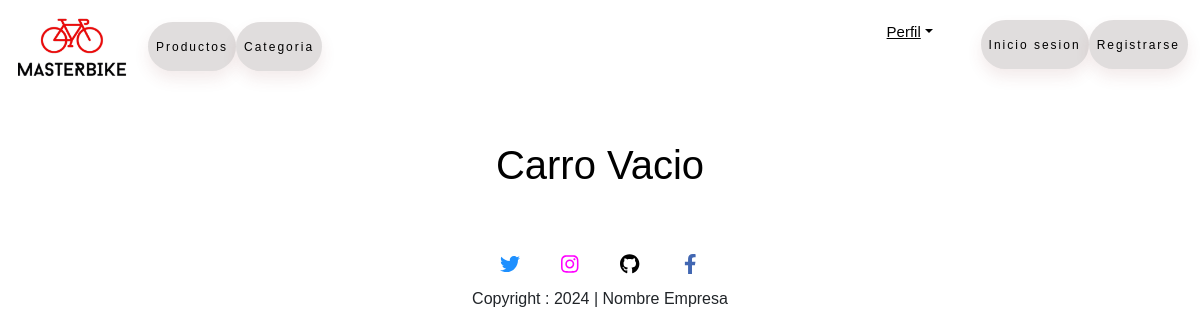
The page /cart/ (signed in) on the database as committed earlier.
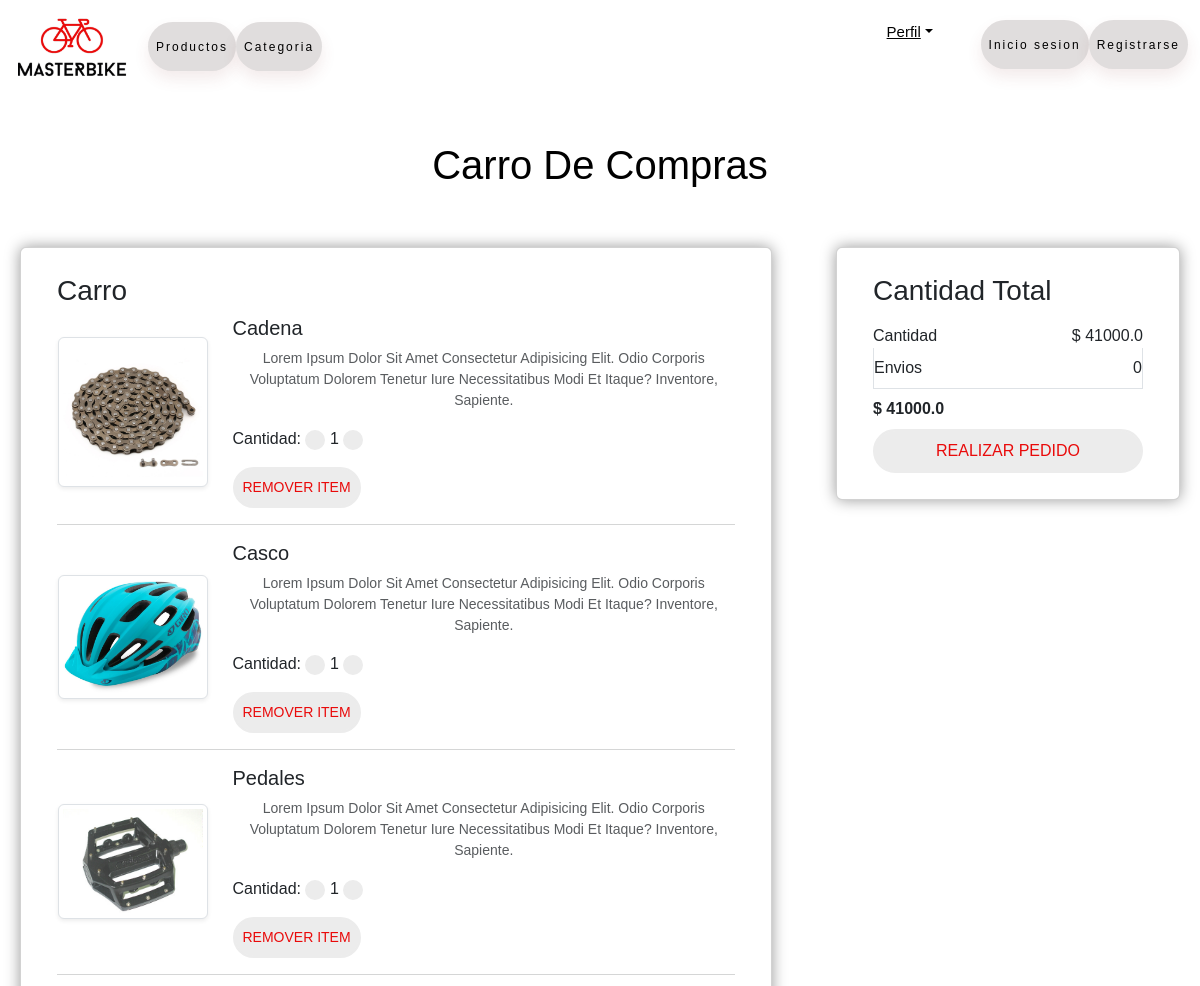
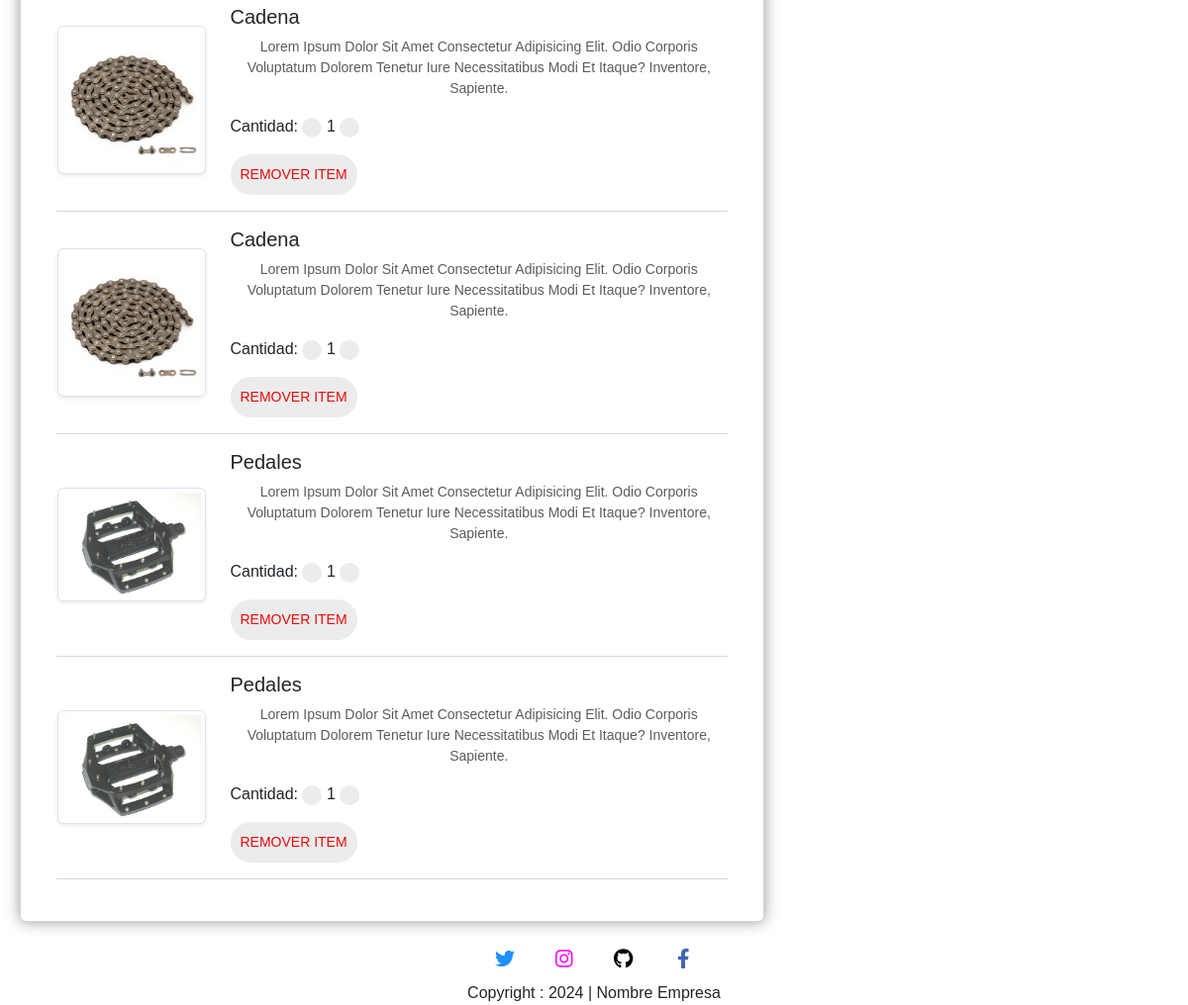
The same page on the database as committed later (2 pictures, top to bottom).
### MasterBIKE/models.py (models this page shows, shortened)
class Carro(models.Model):
    user = models.ForeignKey(User,on_delete=models.CASCADE)
    product = models.ForeignKey(Product,on_delete=models.CASCADE)
    cantidad = models.PositiveIntegerField(default=1)

class Product(models.Model):
    nombre = models.CharField(max_length=100)
    title = models.CharField(max_length=100)
    description = models.TextField(default='')
    price = models.FloatField()
    product_image = models.ImageField(upload_to='imgProductos')

### MasterBIKE/views.py (the view)
# urls.py: path('cart/', views.show_cart, name='showcart'),
def show_cart(request):
    user = request.user
    cart = Carro.objects.filter(user=user)
    amount = 0
    for p in cart:
        value = p.cantidad * p.product.price
        amount = amount + value
    totalcantidad = amount
    return render(request, 'pages/addtocart.html', locals())

### MasterBIKE/templates/pages/addtocart.html (shortened to what this page needs)
<!DOCTYPE html>
<html lang="en">
<head>
    {% load static %}
    <link rel="stylesheet" href="{% static "css/bootstrap.min.css" %}">
    <link rel="stylesheet" href="{% static 'css/style.css' %}">
</head>
<body>
    {% include 'base/navbar.html' %}
        <div class="row">
            {% if cart %}
                <h1 class="text-center mb-5">Carro de compras</h1>
                <div class="col-sm-8">
                    <div class="card">
                        <div class="card-body">
                            <h3>Carro</h3>
                            {% for item in cart %}
                                <div class="row">
                                    <div class="col-sm-3 text-center align-self-center">
                                        <img src="{{item.product.product_image.url}}" alt="" srcset="" class="img-fluid
                                        img-thumbnail shadow-sm" height="150" width="150">
                                    </div>
                                    <div class="col-sm-9">
                                        <div>
                                            <h5>{{item.product.title}}</h5>
                                            <p class="mb-2 text-muted small">{{item.product.description}}</p>
                                            <div class="my-3">
                                                <label for="cantidad">Cantidad:</label>
                                                <a class="minus-cart btn" pid={{item.product.id}}></a>
                                                    <span id="cantidad">{{item.cantidad}}</span>
                                                <a class="plus-cart btn" pid={{item.product.id}}></a>
                                            </div>
                                            <div class="d-flex justify-content-between">
                                                <a href="#" class="remove-cart btn btn-sm btn-secondary mr-3" pid={{item.product.id}}>Remover item</a>
                                            </div>
                                        </div>
                                    </div>
                                </div>
                                <hr class="text-muted">
                            {% endfor %}
                        </div>
                    </div>
                </div>
                <div class="col-sm-4">
                    <div class="card">
                        <div class="card-body">
                            <h3>Cantidad total</h3>
                            <ul class="list-group">
                                <li class="list-group-item d-flex justify-content-between align-item-center border-0 px-0 pb-0">Cantidad<span id="amount">$ {{amount}}</span></li>
                                <li class="list-group-item d-flex justify-content-between align-item-center px-0">Envios<span>0</span></li>
                                <li class="list-group-item d-flex justify-content-between align-item-center border-0 px-0 mb-0">
                                    <div>
                                        <span id="totalcantidad"><strong>$ {{totalcantidad}}</strong></span>
                                    </div>
                                </li>
                            </ul>
                            <div class="d-grid"><a href="{% url 'checkout' %}" class="btn btn-primary">Realizar pedido</a></div>
                        </div>
                    </div>
                </div>
                {% else %}
                    <h1 class="text-center mb-5">Carro vacio</h1>
            {% endif %}
        </div>
    {% include 'base/footer.html' %}
</body>
</html>

### MasterBIKE/templates/base/navbar.html (shortened to what this page needs)
{% load static %}
<nav class="navbar navbar-expand-lg">
    <div class="container-fluid">
        <a class="navbar-brand" href="{% url 'index'%}"><img id="logo"
                src="{% static 'img/icono1.png' %}" alt="logo"></a>
        <div class="collapse navbar-collapse" id="navbarNav">
            <ul class="navbar-nav">
                <li class="nav-item">
                    <a class="nav-link active" aria-current="page" href="{% url 'categoria2'%}">Productos</a>
                </li>
                <li class="nav-item">
                    <a class="nav-link" href="{% url 'categoria'%}">Categoria</a>
                </li>
            </ul>
        </div>
        <ul class="navbar-nav me-auto mb-5 mb-lg-1">
            <li class="nav-item dropdown mx-5">
                <a class="nav-item dropdown-toggle text-black" href="#"
                id="profileDropdown" role="button" data-bs-toggle="dropdown"
                aria-expanded="false">Perfil</a>
            <li class="nav-item">
                <a href="{% url 'login'%}" class="nav-link">Inicio sesion</a>
            </li>
            <li class="nav-item">
                <a href="{% url 'customerrestration'%}" class="nav-link">Registrarse</a>
            </li>
            </li>
        </ul>
    </div>
</nav>

### MasterBIKE/templates/base/footer.html (shortened to what this page needs)
<footer>
    <div class="parent">
        <div class="child child-1">
            <button class="button btn-1">
            </button>
        </div>
        <div class="child child-2">
            <button class="button btn-2">
                </button>
        </div>
        <div class="child child-3">
            <button class="button btn-3">
                </button>
        </div>
        <div class="child child-4">
            <button class="button btn-4">
                <svg xmlns="http://www.w3.org/2000/svg" height="1em" viewBox="0 0 320 512" fill="#4267B2">
                    <path
                        d="M279.14 288l14.22-92.66h-88.91v-60.13c0-25.35 12.42-50.06 52.24-50.06h40.42V6.26S260.43 0 225.36 0c-73.22 0-121.08 44.38-121.08 124.72v70.62H22.89V288h81.39v224h100.17V288z">
                    </path>
                </svg></button>
        </div>
    </div>
    <div class="text-center">
        copyright : 2024 | Nombre empresa
    </div>
</footer>

### MasterBIKE/static/css/style.css (style rules this page uses)
:root { --clr-main: #E90A0A; --clr-main-light: #c84e4e; --clr-white: #ececec; --clr-gray: #e2e2e2; --clr-red: #961818; }
* { margin: 0; padding: 0; box-sizing: border-box; list-style: none; }
body { font-family: sans-serif; text-transform: capitalize; }
.card { flex: 1 1 21rem; display: flex; flex-wrap: wrap; margin: 10px 20px; align-self: normal; box-shadow: 0 0 15px rgba(0, 0, 0, 0.4); padding: 10px 20px; align-self: normal; }
h1, h2 { color: black; text-align: center; }
.navbar-nav .nav-link { padding: 1.3em 3em; font-size: 12px; text-transform: none; letter-spacing: 2px; font-weight: 500; color: #000; background-color: #e0dddd; border: none; border-radius: 75px; box-shadow: 0px 8px 15px rgba(134, 58, 58, 0.1); transition: all 0.6s ease 0s; cursor: pointer; outline: none; }
.navbar-brand { color: #000000; }
p, a { font-size: 15px; text-align: center; }
.parent { width: 100%; height: 100%; display: flex; justify-content: center; align-items: center; }
.child { width: 50px; height: 50px; display: flex; justify-content: center; align-items: center; transform-style: preserve-3d; transition: all 0.5s ease-in-out; border-radius: 50%; margin: 0 5px; }
button { border: none; background-color: transparent; font-size: 20px; }
.card .btn { border: 0; background-color: var(--clr-white); color: var(--clr-main); padding: .5rem; text-transform: uppercase; border-radius: 2rem; cursor: pointer; border: 2px solid var(--clr-white); transition: background-color .2s, color .2s; }
#logo { width: 120px; }

Rows that differ between the two databases and show on the page:
added Carro: product.product_image (picture), product "Cadena", product.description "Lorem Ipsum Dolor Sit Amet Consectetur Adipisicing Elit. Odio Corporis Voluptatum Dolorem Tenetur Iure Necessitatibus Modi Et Itaque? Inventore, Sapiente.", cantidad "1"
added Carro: product.product_image (picture), product "Casco", product.description "Lorem Ipsum Dolor Sit Amet Consectetur Adipisicing Elit. Odio Corporis Voluptatum Dolorem Tenetur Iure Necessitatibus Modi Et Itaque? Inventore, Sapiente.", cantidad "1"
added Carro: product.product_image (picture), product "Pedales", product.description "Lorem Ipsum Dolor Sit Amet Consectetur Adipisicing Elit. Odio Corporis Voluptatum Dolorem Tenetur Iure Necessitatibus Modi Et Itaque? Inventore, Sapiente.", cantidad "1"
added Carro: product.product_image (picture), product "Cadena", product.description "Lorem Ipsum Dolor Sit Amet Consectetur Adipisicing Elit. Odio Corporis Voluptatum Dolorem Tenetur Iure Necessitatibus Modi Et Itaque? Inventore, Sapiente.", cantidad "1"
added Carro: product.product_image (picture), product "Cadena", product.description "Lorem Ipsum Dolor Sit Amet Consectetur Adipisicing Elit. Odio Corporis Voluptatum Dolorem Tenetur Iure Necessitatibus Modi Et Itaque? Inventore, Sapiente.", cantidad "1"
added Carro: product.product_image (picture), product "Pedales", product.description "Lorem Ipsum Dolor Sit Amet Consectetur Adipisicing Elit. Odio Corporis Voluptatum Dolorem Tenetur Iure Necessitatibus Modi Et Itaque? Inventore, Sapiente.", cantidad "1"
added Carro: product.product_image (picture), product "Pedales", product.description "Lorem Ipsum Dolor Sit Amet Consectetur Adipisicing Elit. Odio Corporis Voluptatum Dolorem Tenetur Iure Necessitatibus Modi Et Itaque? Inventore, Sapiente.", cantidad "1"
Other text that changed with them:
{{ amount }}: (not shown) → "41000.0"
{{ totalcantidad }}: (not shown) → "41000.0"
text no longer shown: "Carro Vacio"
text now shown: "Carro De Compras Carro Cantidad Total Cantidad $ Envios 0 $ REALIZAR PEDIDO"
